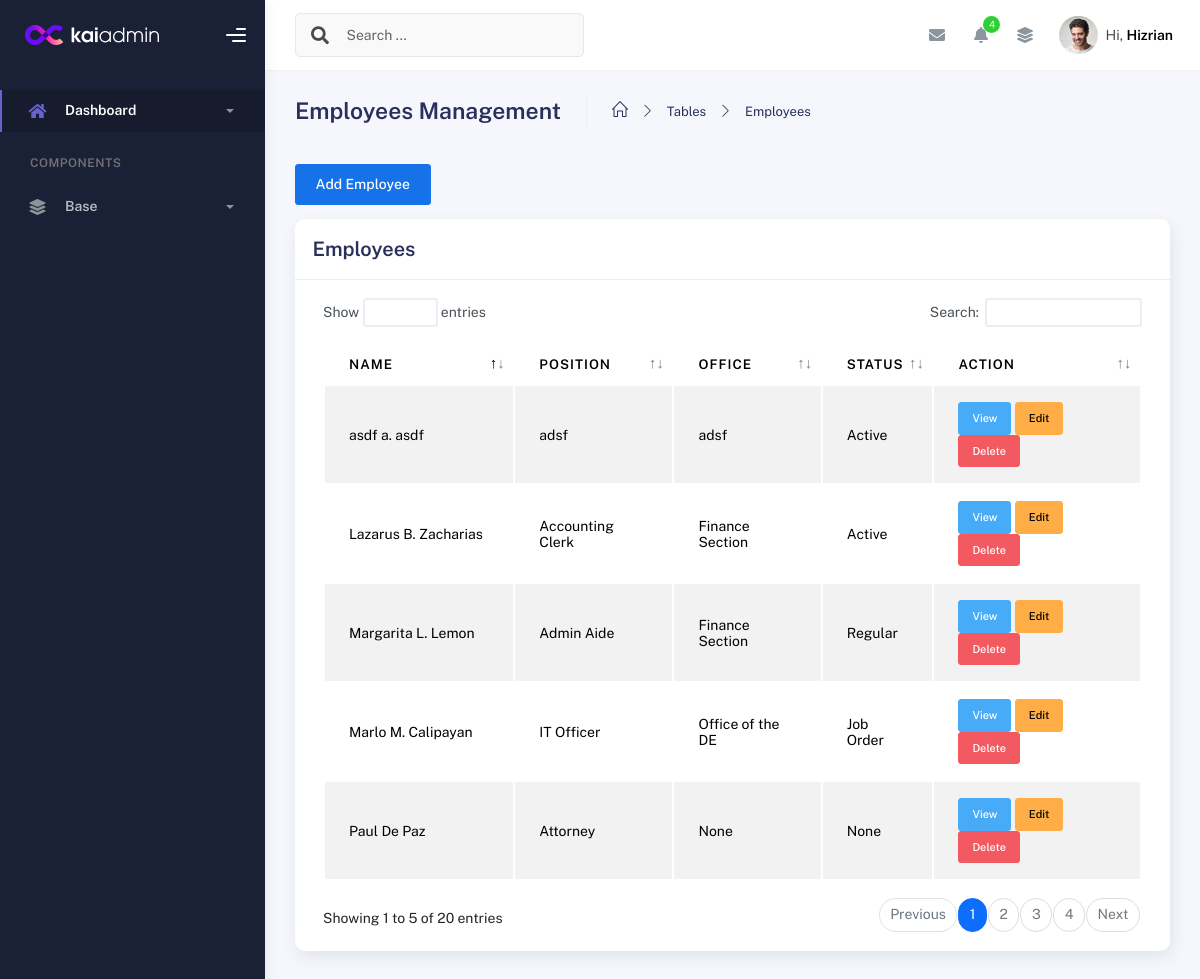
The app's page /employees/, older data.
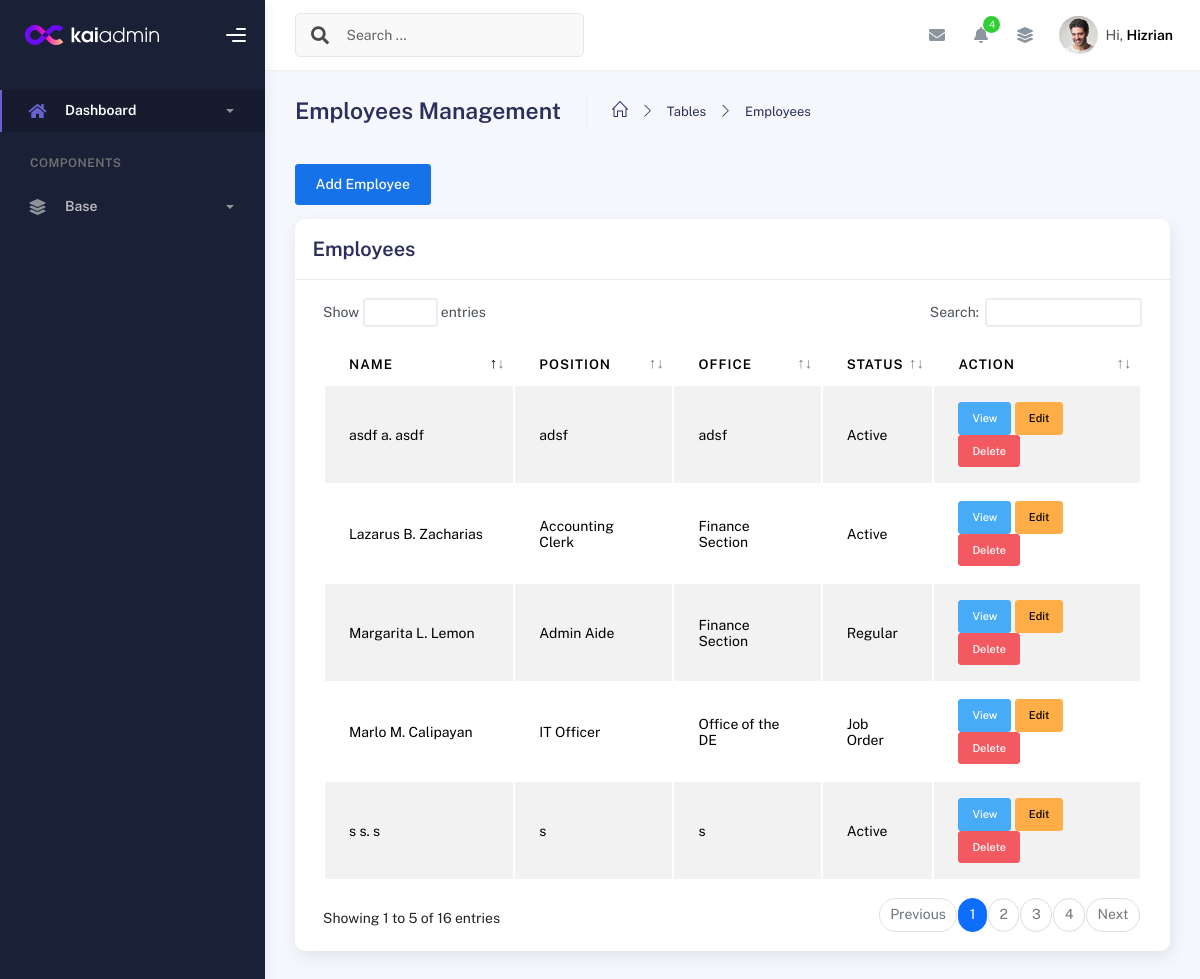
The same page, newer data.
### inventory/models.py (models this page shows, shortened)
class Employee(models.Model):
    desktop_package = models.ForeignKey(Desktop_Package, on_delete=models.CASCADE, null=True)
    employee_fname = models.CharField(max_length=100, blank=True, null=True)
    employee_mname = models.CharField(max_length=100, blank=True, null=True)
    employee_lname = models.CharField(max_length=100, blank=True, null=True)
    employee_position = models.CharField(max_length=100, blank=True, null=True)
    employee_office = models.CharField(max_length=100, blank=True, null=True)
    employee_status = models.CharField(max_length=100, blank=True, null=True)

### inventory/views.py (the view, shortened to what this page needs)
# urls.py: path('employees/', views.employee_list, name='employee_list'),  # Handles both GET (list) and POST (add) employees
def employee_list(request):
    employees = Employee.objects.all()
    return render(request, 'employees.html', {'employees': employees})

### templates/employees.html (shortened to what this page needs)
{% extends 'base.html' %}
{% block content %}
<div class="container">
  <div class="page-inner">
    <div class="page-header">
      <h3 class="fw-bold mb-3">Employees Management</h3>
      <ul class="breadcrumbs mb-3">
        <li class="nav-home">
          <a href="#"><i class="icon-home"></i></a>
        </li>
        <li class="separator"><i class="icon-arrow-right"></i></li>
        <li class="nav-item"><a href="#">Tables</a></li>
        <li class="separator"><i class="icon-arrow-right"></i></li>
        <li class="nav-item"><a href="#">Employees</a></li>
      </ul>
    </div>
    <button class="btn btn-primary mb-3" data-bs-toggle="modal" data-bs-target="#addEmployeeModal">Add Employee</button>
     <div class="row">
      <div class="col-md-12">
        <div class="card">
          <div class="card-header">
            <h4 class="card-title">Employees</h4>
          </div>
          <div class="card-body">
            <div class="table-responsive">
              <table id="multi-filter-select" class="display table table-striped table-hover dataTable">
                <thead>
                  <tr>
                    <th>Name</th>
                    <th>Position</th>
                    <th>Office</th>
                    <th>Status</th>
                    <th>Action</th>
                  </tr>
                </thead>
                <tbody>
                  {% for employee in employees %}
                  <tr>
                    <td>
                      {{ employee.employee_fname }}
                      {% if employee.employee_mname %} {{ employee.employee_mname }}.{% endif %}
                      {{ employee.employee_lname }}
                    </td>
                    <td>{{ employee.employee_position }}</td>
                    <td>{{ employee.employee_office }}</td>
                    <td>{{ employee.employee_status }}</td>
                    <td>
                      <button class="btn btn-info btn-sm" data-bs-toggle="modal" data-bs-target="#viewEmployeeModal{{ employee.id }}">View</button>
                      <button class="btn btn-warning btn-sm" data-bs-toggle="modal" data-bs-target="#editEmployeeModal{{ employee.id }}">Edit</button>
                      <button class="btn btn-danger btn-sm" data-bs-toggle="modal" data-bs-target="#deleteEmployeeModal{{ employee.id }}">Delete</button>
                    </td>
                  </tr>
                  {% endfor %}
                </tbody>
              </table>
            </div>
          </div>
        </div>
      </div>
    </div>
</div>
{% endblock %}

Row changes from the older to the newer data that the page shows:
removed Employee: employee_fname "Paul", employee_lname "De Paz", employee_position "Attorney", employee_office "None", employee_status "None"
now on this page (row unchanged): Employee: employee_fname "s", employee_mname "s", employee_lname "s", employee_position "s", employee_office "s", employee_status "Active"
Text that changed along with them:
text written by a page script: "Show entries Search: Showing 1 to 5 of 20 entries Previous 1 2 3 4 Next" → "Show entries Search: Showing 1 to 5 of 16 entries Previous 1 2 3 4 Next"
